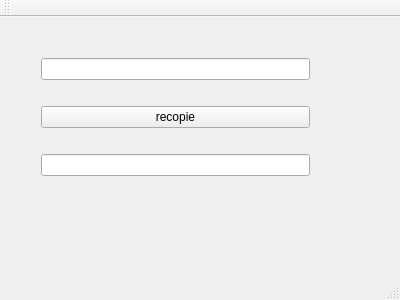
<?xml version="1.0" encoding="UTF-8"?>
<ui version="4.0">
 <class>MainWindow</class>
 <widget class="QMainWindow" name="MainWindow">
  <property name="geometry">
   <rect>
    <x>0</x>
    <y>0</y>
    <width>400</width>
    <height>300</height>
   </rect>
  </property>
  <property name="windowTitle">
   <string>MainWindow</string>
  </property>
  <widget class="QWidget" name="centralWidget">
   <widget class="QWidget" name="verticalLayoutWidget">
    <property name="geometry">
     <rect>
      <x>30</x>
      <y>10</y>
      <width>291</width>
      <height>181</height>
     </rect>
    </property>
    <layout class="QVBoxLayout" name="verticalLayout">
     <item>
      <widget class="QLineEdit" name="emetteur"/>
     </item>
     <item>
      <widget class="QPushButton" name="recopie">
       <property name="text">
        <string>recopie</string>
       </property>
      </widget>
     </item>
     <item>
      <widget class="QLineEdit" name="recepteur"/>
     </item>
    </layout>
   </widget>
  </widget>
  <widget class="QMenuBar" name="menuBar">
   <property name="geometry">
    <rect>
     <x>0</x>
     <y>0</y>
     <width>400</width>
     <height>23</height>
    </rect>
   </property>
  </widget>
  <widget class="QToolBar" name="mainToolBar">
   <attribute name="toolBarArea">
    <enum>TopToolBarArea</enum>
   </attribute>
   <attribute name="toolBarBreak">
    <bool>false</bool>
   </attribute>
  </widget>
  <widget class="QStatusBar" name="statusBar"/>
 </widget>
 <layoutdefault spacing="6" margin="11"/>
 <resources/>
 <connections>
  <connection>
   <sender>recopie</sender>
   <signal>clicked()</signal>
   <receiver>MainWindow</receiver>
   <slot>btnClick()</slot>
   <hints>
    <hint type="sourcelabel">
     <x>192</x>
     <y>135</y>
    </hint>
    <hint type="destinationlabel">
     <x>197</x>
     <y>156</y>
    </hint>
   </hints>
  </connection>
 </connections>
 <slots>
  <slot>btnClick()</slot>
 </slots>
</ui>
